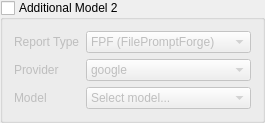
         <widget class="QGroupBox" name="groupAdditionalModel2">
          <property name="title">
           <string>Additional Model 2</string>
          </property>
          <property name="checkable">
           <bool>true</bool>
          </property>
          <property name="checked">
           <bool>false</bool>
          </property>
          <layout class="QFormLayout" name="formAdditionalModel2">
           <item row="0" column="0">
            <widget class="QLabel" name="labelAdditionalType2">
             <property name="text">
              <string>Report Type</string>
             </property>
            </widget>
           </item>
           <item row="0" column="1">
            <widget class="QComboBox" name="comboAdditionalType2">
             <item>
              <property name="text">
               <string>FPF (FilePromptForge)</string>
              </property>
             </item>
             <item>
              <property name="text">
               <string>GPTR (GPT Researcher)</string>
              </property>
             </item>
             <item>
              <property name="text">
               <string>DR (Deep Research)</string>
              </property>
             </item>
             <item>
              <property name="text">
               <string>MA (Multi-Agent Task)</string>
              </property>
             </item>
            </widget>
           </item>
           <item row="1" column="0">
            <widget class="QLabel" name="labelAdditionalProvider2">
             <property name="text">
              <string>Provider</string>
             </property>
            </widget>
           </item>
           <item row="1" column="1">
            <widget class="QComboBox" name="comboAdditionalProvider2">
             <item>
              <property name="text">
               <string>google</string>
              </property>
             </item>
             <item>
              <property name="text">
               <string>openai</string>
              </property>
             </item>
             <item>
              <property name="text">
               <string>openrouter</string>
              </property>
             </item>
            </widget>
           </item>
           <item row="2" column="0">
            <widget class="QLabel" name="labelAdditionalModel2">
             <property name="text">
              <string>Model</string>
             </property>
            </widget>
           </item>
           <item row="2" column="1">
            <widget class="QComboBox" name="comboAdditionalModel2">
             <item>
              <property name="text">
               <string>Select model...</string>
              </property>
             </item>
             <item>
              <property name="text">
               <string>gemini-2.5-flash</string>
              </property>
             </item>
             <item>
              <property name="text">
               <string>gpt-4.1</string>
              </property>
             </item>
             <item>
              <property name="text">
               <string>gpt-4o</string>
              </property>
             </item>
             <item>
              <property name="text">
               <string>gpt-5-mini</string>
              </property>
             </item>
             <item>
              <property name="text">
               <string>o4-mini</string>
              </property>
             </item>
             <item>
              <property name="text">
               <string>openrouter: custom</string>
              </property>
             </item>
            </widget>
           </item>
          </layout>
         </widget>
